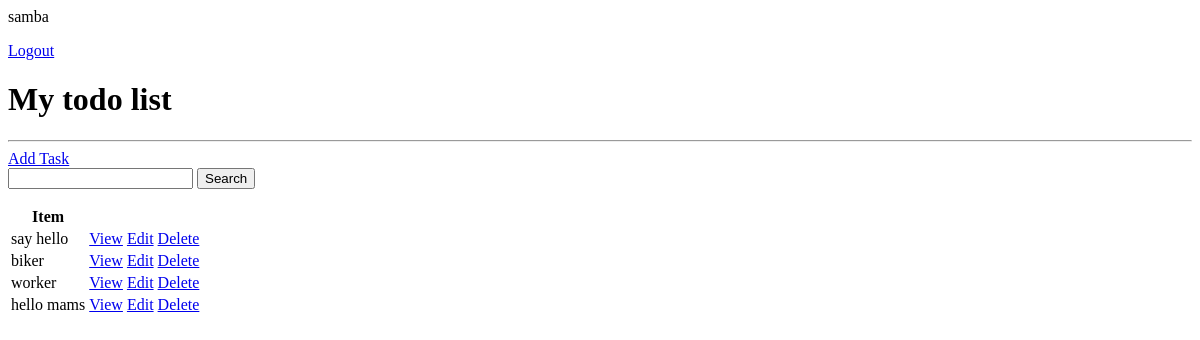
The page / (signed in) on the database as committed earlier.
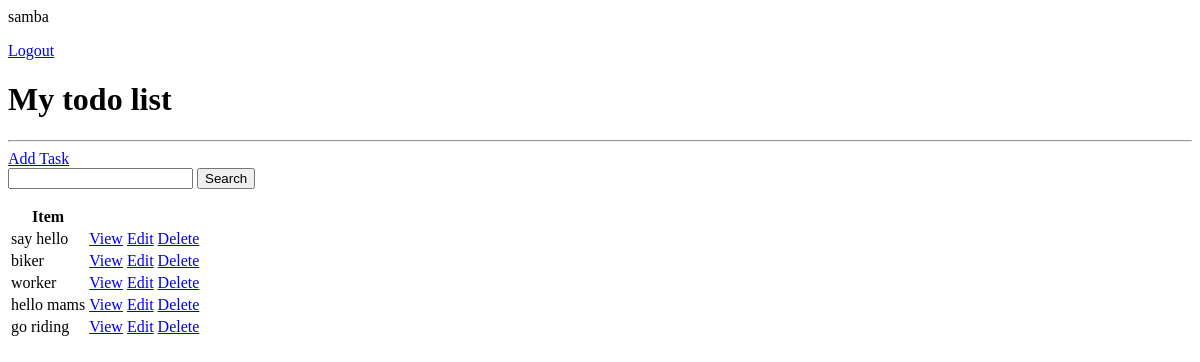
The same page on the database as committed later.
### Main/models.py (models this page shows, shortened)
class Task(models.Model):
    user = models.ForeignKey(User , on_delete = models.CASCADE,null = True ,blank = True)
    title = models.CharField(max_length = 200)
    description = models.TextField(null=True,blank = True)
    complete = models.BooleanField(default = False)
    create = models.DateTimeField(auto_now_add = True)
    class Meta :
        ordering = ['complete']

### Main/views.py (the view)
# urls.py: path('',TaskList.as_view(),name='tasks'),
class TaskList(LoginRequiredMixin,ListView):
    model = Task
    context_object_name = 'tasks'
    def get_context_data(self,**kwargs):
        context = super().get_context_data(**kwargs)
        context['tasks'] = context['tasks'].filter(user=self.request.user)
        context['count'] = context['tasks'].filter(complete = False).count()
        search_input = self.request.GET.get('search-area') or ''
        if search_input:
                context['tasks'] = context['tasks'].filter(
                    title__startswith= search_input
                )
        return context

### Main/templates/Main/task_list.html
{% if request.user.is_authenticated %}
<p> {{request.user}}</p>
<a href="{% url 'logout' %}"> Logout</a>
{% else %}
<a href=" {% url 'login' %}">Login</a>
{% endif %}
<h1>My todo list </h1>
<hr>
<a href="{% url 'task-create' %}">Add Task</a>
<form method = 'GET'>
    <input type = 'text' name = 'search-area'>
    <input type = 'submit' value = 'Search'>
</form>
<table>
    <tr>
        <th>
            Item
        </th>
        <th> </th>
        <th> </th>
    </tr>
    {% for task in tasks %}
    <tr>
        <td> {{task.title}}</td>
        <td> <a href="{% url 'task' task.id %}">View</a> </td>
        <td> <a href="{% url 'task-update' task.id %}">Edit</a> </td>
        <td> <a href="{% url 'task-delete' task.id %}">Delete</a> </td>
    </tr>
    {% empty %}
    <h3> No items in list</h3>
    {% endfor %}
</table>

Rows that differ between the two databases and show on the page:
added Task: title "go riding"
